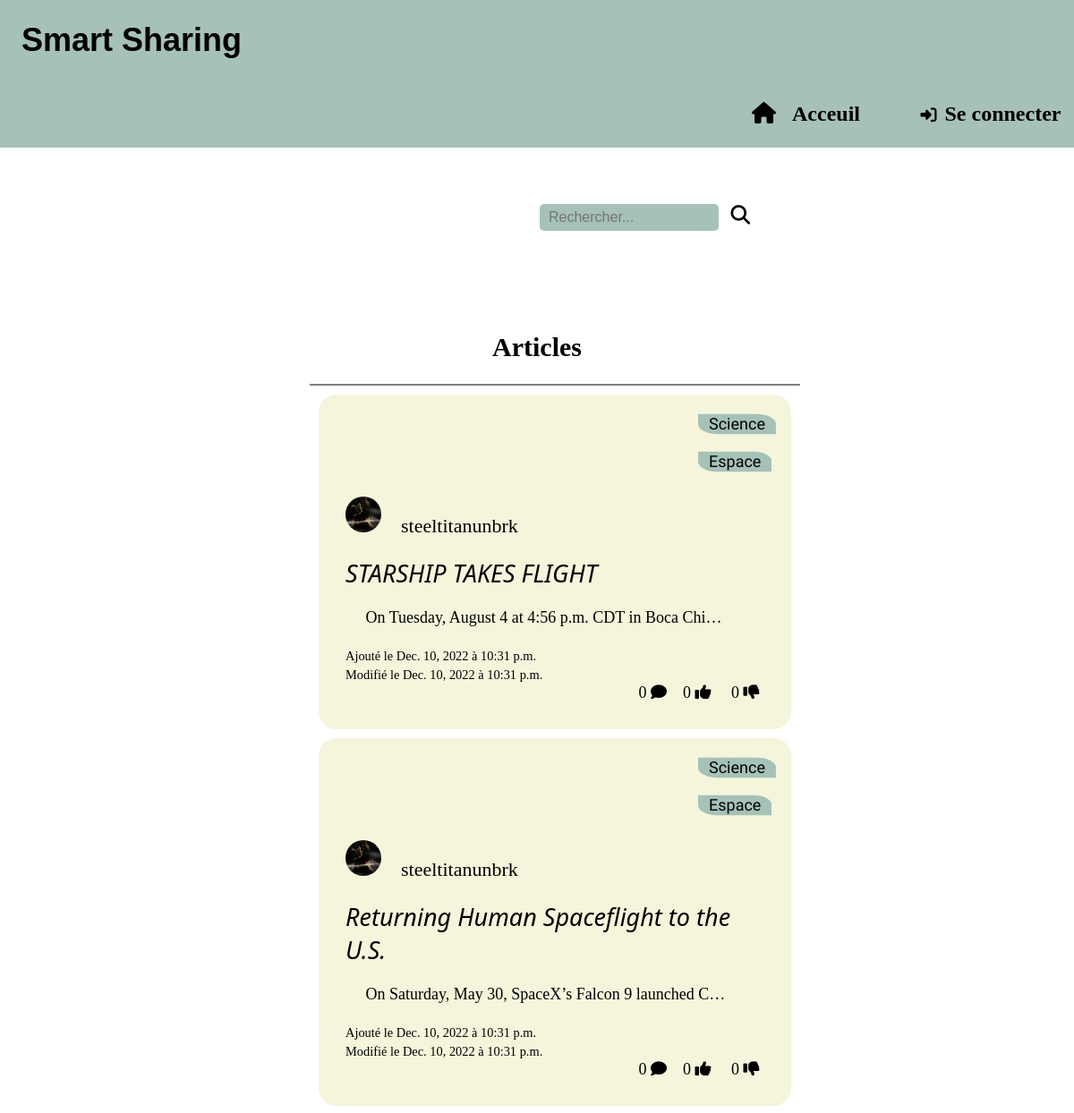
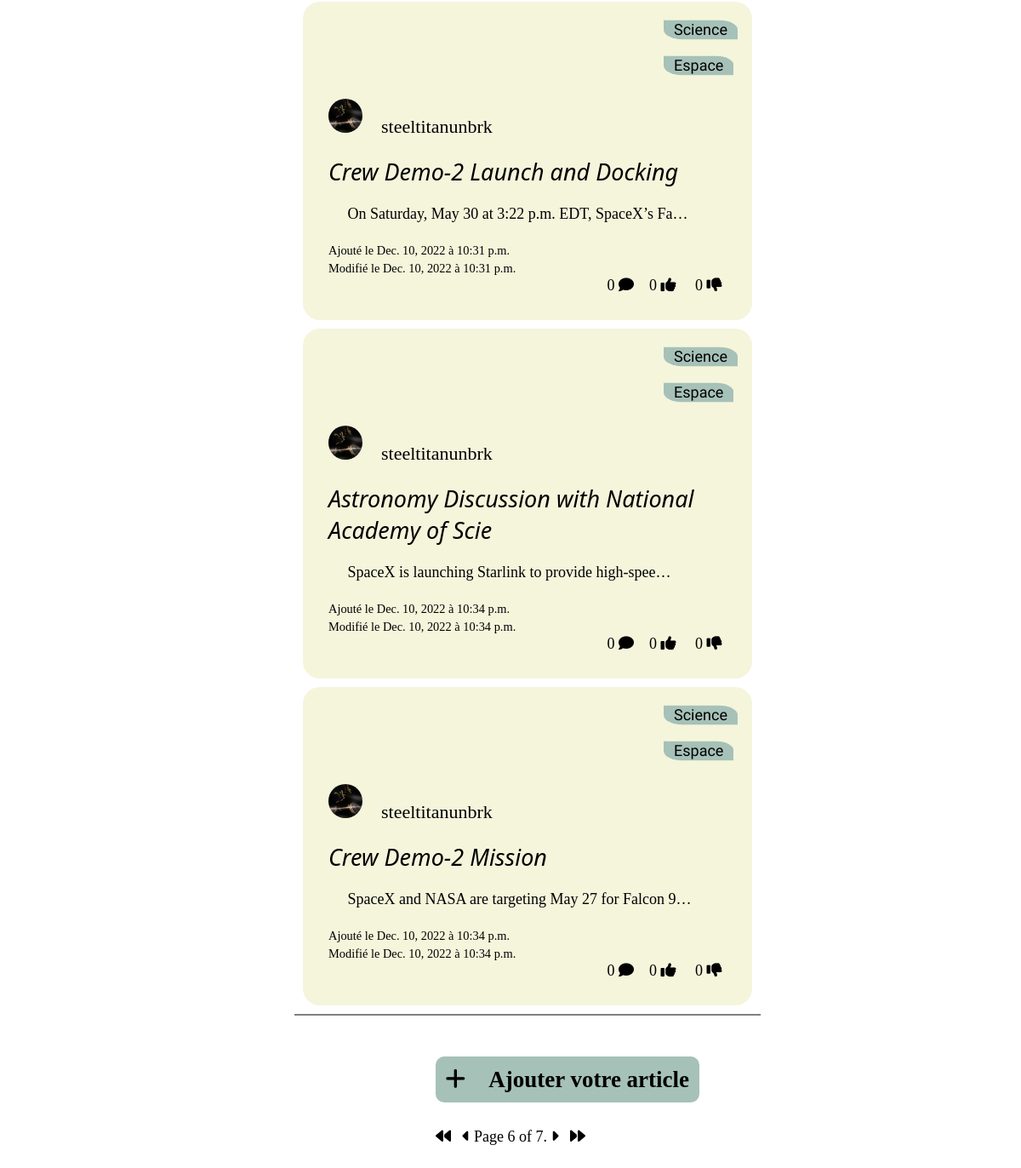
Screenshot of /Home/?page=6 with the database file from the repository (2 pictures, top to bottom).
### posts/models.py (models this page shows, shortened)
class Theme(models.Model):
    label = models.CharField(max_length=30, unique=True)
    def __str__(self):
        return self.label

class Post(models.Model):
    title = models.CharField(verbose_name="", max_length=50)
    content = models.TextField(verbose_name="", unique=True)
    illustration = models.ImageField(default=None, blank=True, null=True, upload_to='images/illustrations/%Y/%m/%d/')
    theme = models.ManyToManyField(Theme, verbose_name="")
    like = models.ManyToManyField(User, related_name="liker")
    dislike = models.ManyToManyField(User, related_name="disliker")
    user = models.ForeignKey(User, on_delete=models.CASCADE, related_name="poster")
    modifHour = models.TimeField(auto_now=True, auto_now_add=False)
    addHour = models.TimeField(auto_now=False, auto_now_add=True)
    modifDate = models.DateField(auto_now=True, auto_now_add=False)
    addDate = models.DateField(auto_now=False, auto_now_add=True)

class User(AbstractUser):
    image = models.ImageField(verbose_name="Photo de profil", upload_to="profile", blank=True, null=True)

### posts/views.py (the view, shortened to what this page needs)
# urls.py: 2. Add a URL to urlpatterns:  path('', views.home, name='home')
def home(request):
    postDic = {}
    _postList = Post.objects.all().order_by('modifDate').reverse()
    paginator = Paginator(_postList, 5)
    number = request.GET.get('page')
    postList = paginator.get_page(number)
    themes = Theme.objects.all()
    posts = []
    if request.method == "GET":
        _request = request.GET.get('_request')
    for _post in postList:
        comment = Comment.objects.filter(post=_post).count()
        postDic[_post] = (comment)
    addPost(request)
    return render(request, 'posts/index.html',
                  {'postD': postDic, 'themes': themes, 'result': _request, 'page_obj': postList})

### posts/templates/posts/index.html (shortened to what this page needs)
{% extends 'posts/model.html' %}
{% block content %}
<main>
  <form class="search-area">
    <input type="search" placeholder="Rechercher..." name="_request" />
    <button class="search-button" type="submit"><i class="fa-solid fa-magnifying-glass"></i></button>
  </form>
  {% if result != None %}
    <h2 style="text-align: center">Résultats pour "{{ result }}"</h2>
  {% else %}
    <h2 style="text-align: center; font-size: 30px; margin-top: 80px;">Articles</h2>
  {% endif %}
  <ul>
    <HR NOSHADE>
    {% for post, comment in postD.items %}
      <div class="post">
        {% for th in post.theme.all %}
          <span class="theme">{{ th }}</span><br/><br/>
        {% endfor %}
        <a class="posts" href="{% url 'details' post.id %}">
            <li class="post">
              <span class="user">
              {% if post.user.image %}
                <img class="profile-image-resizex2" src="{{ post.user.image.url }}" alt="Photo de profil"/>
              {% else %}
                <i class="fa-solid fa-circle-user fa-2x"></i>
              {% endif %}
              &nbsp&nbsp&nbsp{{ post.user }}</span><br/>
              <span class="post-content">
                <span class="post-title">{{ post.title }}</span><br/>
                <br/>&nbsp&nbsp&nbsp&nbsp
                {{ post.content|truncatechars:50 }}<br/>
                <span class="info">
                  <br/>Ajouté le {{ post.addDate }} à {{ post.addHour }}
                  <br />Modifié le {{ post.modifDate }} à {{ post.modifHour }}
                </span><br/>
                <span class="action">{{ comment }}&nbsp<i class="fa-solid fa-comment"></i>
                <a class="action" href="{% url 'home-like' post.id %}">
                  {{ post.like.all|length }}&nbsp<i class="fa-solid fa-thumbs-up"></i>
                </a>
                <a class="action" href="{% url 'home-dislike' post.id %}">
                  {{ post.dislike.all|length }}&nbsp<i class="fa-solid fa-thumbs-down"></i>
                </a>
                &nbsp&nbsp&nbsp</span>
              </span>
            </li>
          </a>
        </div>
    {% endfor %}
    <HR NOSHADE>
  </ul>
  <a href="{% url 'add-post' %}">
    <h2 class="post-add">
      <i class="fa-sharp fa-solid fa-plus"></i>&nbsp&nbsp&nbsp&nbspAjouter votre article
    </h2>
  </a>
  <div class="pagination">
    <span class="step-links">
        {% if page_obj.has_previous %}
            <a href="?page=1"><i class="fa-sharp fa-solid fa-backward"></i></a>&nbsp&nbsp
            <a href="?page={{ page_obj.previous_page_number }}"><i class="fa-solid fa-caret-left"></i></a>
        {% endif %}
        <span class="current">
            Page {{ page_obj.number }} of {{ page_obj.paginator.num_pages }}.
        </span>
        {% if page_obj.has_next %}
            <a href="?page={{ page_obj.next_page_number }}"><i class="fa-solid fa-caret-right"></i></a>&nbsp&nbsp
            <a href="?page={{ page_obj.paginator.num_pages }}"><i class="fa-solid fa-forward"></i></a>
        {% endif %}
      </span>
  </div>
</main>
{% endblock %}

### posts/static/posts/styles.css (style rules this page uses)
body { font-size: 18px; }
a, button, input[type="submit"] { cursor: pointer; }
main { margin-left: 15%; margin-right: 15%; margin-bottom: 5%; }
a { text-decoration: none; color: black; }
.user { display: block; font-size: 22px; }
.info { font-size: 80%; }
.post-title { font-size: 150%; font-style: italic; font-family: system-ui, -apple-system, BlinkMacSystemFont, 'Segoe UI', Roboto, Oxygen, Ubuntu, Cantarell, 'Open Sans', 'Helvetica Neue', sans-serif; }
.theme { position: absolute; left:65%; font-family: Aldrich, sans-serif; background-color: #a6c1b8; clip-path:inset(25% 0 25% 0 round 0 25% 0 25%); text-align: center; padding: 1%; }
.posts { text-decoration: none; outline: none; }
.action { position: relative; left: 70%; }
li { list-style-type: none; color: black; }
.search-area { position: relative; padding-bottom: 5%; width: 300px; left: 50%; }
.search-area input { height: 30px; width: 200px; }
input { display: inline-block; text-align: left; border-radius: 5px; border: 3px; margin: 1%; height: 25px; background: #a6c1b8; }
.pagination { text-align: center; }
body { margin: 0%; }
.post-content { margin-bottom: 15%; }
.search-button { border: 0px; height: 30px; font-size: larger; background-color: white; }
.profile-image-resizex2 { width : 40px; height : 40px; overflow: hidden; border: none; -moz-border-radius : 75px; -webkit-border-radius : 75px; border-radius : 75px; }
.post-add { margin-top: 5%; margin-bottom: 5%; padding-top: 2%; padding-bottom: 2%; padding-left: 2%; padding-right: 2%; background-color: #a6c1b8; border-radius: 10px; display: inline-block; position: relative; left: 35%; }
input, textarea { padding-left: 10px; }
.post { margin: 10px; padding: 10px; border-radius: 20px; background-color: beige; }
input::placeholder { font-size: 16px; }

### rows the page displays
Post: user.image (picture), user "steeltitanunbrk", title "STARSHIP TAKES FLIGHT", content "On Tuesday, August 4 at 4:56 p.m. CDT in Boca Chi…", addDate "Dec. 10, 2022", addHour "10:31 p.m.", modifDate "Dec. 10, 2022", modifHour "10:31 p.m.", comment "0", like.all|length "0", dislike.all|length "0"
Theme: label "Science"
Theme: label "Espace"
Post: user.image (picture), user "steeltitanunbrk", title "Returning Human Spaceflight to the U.S.", content "On Saturday, May 30, SpaceX’s Falcon 9 launched C…", addDate "Dec. 10, 2022", addHour "10:31 p.m.", modifDate "Dec. 10, 2022", modifHour "10:31 p.m.", comment "0", like.all|length "0", dislike.all|length "0"
Post: user.image (picture), user "steeltitanunbrk", title "Crew Demo-2 Launch and Docking", content "On Saturday, May 30 at 3:22 p.m. EDT, SpaceX’s Fa…", addDate "Dec. 10, 2022", addHour "10:31 p.m.", modifDate "Dec. 10, 2022", modifHour "10:31 p.m.", comment "0", like.all|length "0", dislike.all|length "0"
Post: user.image (picture), user "steeltitanunbrk", title "Astronomy Discussion with National Academy of Scie", content "SpaceX is launching Starlink to provide high-spee…", addDate "Dec. 10, 2022", addHour "10:34 p.m.", modifDate "Dec. 10, 2022", modifHour "10:34 p.m.", comment "0", like.all|length "0", dislike.all|length "0"
Post: user.image (picture), user "steeltitanunbrk", title "Crew Demo-2 Mission", content "SpaceX and NASA are targeting May 27 for Falcon 9…", addDate "Dec. 10, 2022", addHour "10:34 p.m.", modifDate "Dec. 10, 2022", modifHour "10:34 p.m.", comment "0", like.all|length "0", dislike.all|length "0"

### other values shown
{{ page_obj.number }} "6"
{{ page_obj.paginator.num_pages }} "7"
